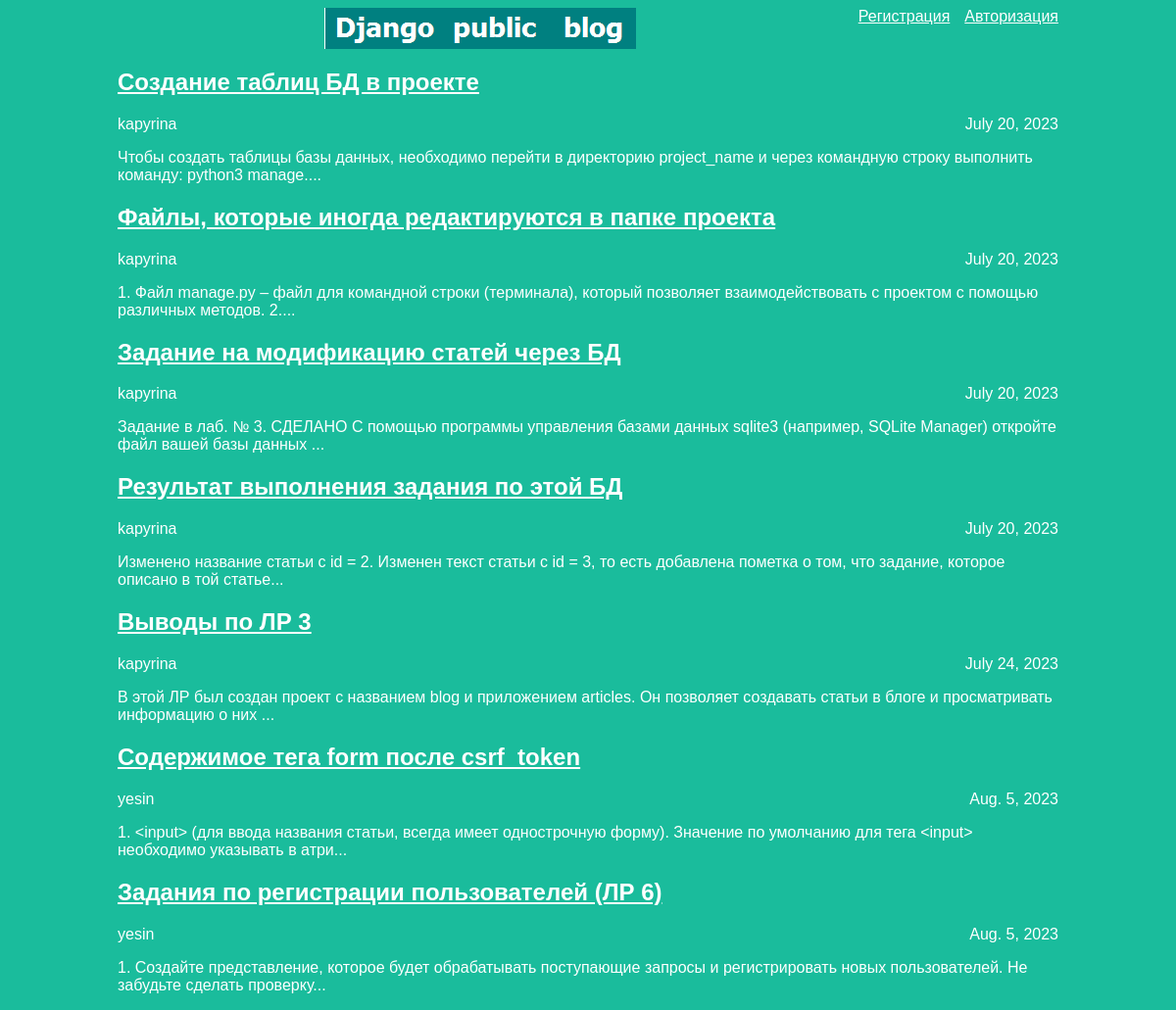
The page / on the database its author committed.
### articles/models.py (models this page shows, shortened)
class Article(models.Model):
    title = models.CharField(max_length=200)
    author = models.ForeignKey(User, on_delete=models.CASCADE)
    text = models.TextField()
    created_date = models.DateField(auto_now_add=True)
    def get_excerpt(self):
        if len(self.text) > 140:
            return self.text[:140] + "..."
        else: self.text

### articles/views.py (the view)
# urls.py: path('', views.archive, name='archive'),
def archive(request):
   return render(request, 'archive.html', {"posts": Article.objects.all()})

### articles/templates/archive.html (shortened to what this page needs)
<!DOCTYPE html>
<html>
    <head>
        <link rel="stylesheet" href="{{ STATIC_URL }}/static/article.css">
    </head>
    <body class="archive">
    {% load static %}
    {% if request.user.is_authenticated %}
    <div class="links">
        Добро пожаловать, {{ user.username }}
        <a href="/article/new">
            Создать статью
        </a>
        <a href="http://127.0.0.1:8000/admin/logout/">
            Выход из аккаунта
        </a>
    </div>
    {% else %}
    <div class="links">
        <a href="/user/login">
            Авторизация
        </a>
        <a href="/user/new">
            Регистрация
        </a>
    </div>
    {% endif %}
        <div class="header">
            <img src="{{ STATIC_URL }}/static/logo.png" />
        </div>
        {% for post in posts %}
            <div class="one-post">
                <h2 class="post-title">
                    <a href="article/{{ post.id }}">
                        {{ post.title }}
                    </a>
                </h2>
                <div class="article-info">
                    <div class="article-author">
                        {{ post.author.username }}
                    </div>
                    <div class="article-created-date">
                        {{ post.created_date }}
                    </div>
                </div>
                <p class="article-text">
                    {{ post.get_excerpt }}
                </p>
            </div>
        {% endfor %}
    </body>
</html>

### articles/static/article.css (style rules this page uses)
body { background: #1abc9c; font-family: Tahoma, Arial, sans-serif; color: #ffffff; }
a { color: #ffffff; }
.links a { margin-left: 15px; float: right; }
.header img { display: block; width: 318px; }
.article-author { width: 50%; float: left; }
.article-created-date { text-align: right; }
.archive img { margin-left: auto; margin-right: auto; }
.archive { width: 960px; margin-left: auto; margin-right: auto; }

### rows shown on the page
Article: title "Создание таблиц БД в проекте", author.username "kapyrina", created_date "July 20, 2023", get_excerpt "Чтобы создать таблицы базы данных, необходимо перейти в директорию project_name и через командную строку выполнить команду: python3 manage...."
Article: title "Файлы, которые иногда редактируются в папке проекта", author.username "kapyrina", created_date "July 20, 2023", get_excerpt "1. Файл manage.py – файл для командной строки (терминала), который позволяет взаимодействовать с проектом с помощью различных методов. 2...."
Article: title "Задание на модификацию статей через БД", author.username "kapyrina", created_date "July 20, 2023", get_excerpt "Задание в лаб. № 3. СДЕЛАНО С помощью программы управления базами данных sqlite3 (например, SQLite Manager) откройте файл вашей базы данных ..."
Article: title "Результат выполнения задания по этой БД", author.username "kapyrina", created_date "July 20, 2023", get_excerpt "Изменено название статьи с id = 2. Изменен текст статьи с id = 3, то есть добавлена пометка о том, что задание, которое описано в той статье..."
Article: title "Выводы по ЛР 3", author.username "kapyrina", created_date "July 24, 2023", get_excerpt "В этой ЛР был создан проект с названием blog и приложением articles. Он позволяет создавать статьи в блоге и просматривать информацию о них ..."
Article: title "Содержимое тега form после csrf_token", author.username "yesin", created_date "Aug. 5, 2023", get_excerpt "1. <input> (для ввода названия статьи, всегда имеет однострочную форму). Значение по умолчанию для тега <input> необходимо указывать в атри..."
Article: title "Задания по регистрации пользователей (ЛР 6)", author.username "yesin", created_date "Aug. 5, 2023", get_excerpt "1. Создайте представление, которое будет обрабатывать поступающие запросы и регистрировать новых пользователей. Не забудьте сделать проверку..."
